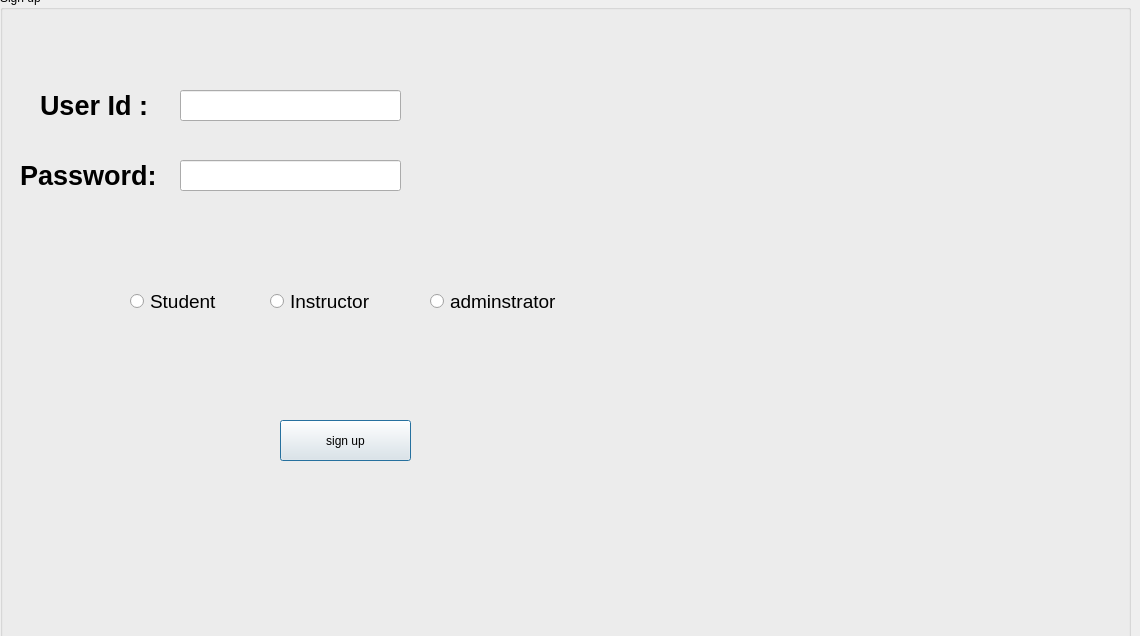
<?xml version="1.0" encoding="UTF-8"?>
<ui version="4.0">
 <class>Signup2</class>
 <widget class="QDialog" name="Signup2">
  <property name="geometry">
   <rect>
    <x>0</x>
    <y>0</y>
    <width>1140</width>
    <height>636</height>
   </rect>
  </property>
  <property name="windowTitle">
   <string>Dialog</string>
  </property>
  <widget class="QGroupBox" name="groupBox">
   <property name="geometry">
    <rect>
     <x>0</x>
     <y>-10</y>
     <width>1131</width>
     <height>701</height>
    </rect>
   </property>
   <property name="autoFillBackground">
    <bool>false</bool>
   </property>
   <property name="title">
    <string>Sign up</string>
   </property>
   <widget class="QPushButton" name="signUp_4">
    <property name="geometry">
     <rect>
      <x>280</x>
      <y>430</y>
      <width>131</width>
      <height>41</height>
     </rect>
    </property>
    <property name="text">
     <string>sign up</string>
    </property>
   </widget>
   <widget class="QLabel" name="label_11">
    <property name="geometry">
     <rect>
      <x>20</x>
      <y>160</y>
      <width>161</width>
      <height>51</height>
     </rect>
    </property>
    <property name="font">
     <font>
      <pointsize>20</pointsize>
      <bold>true</bold>
     </font>
    </property>
    <property name="text">
     <string>Password:  </string>
    </property>
   </widget>
   <widget class="QRadioButton" name="student_4">
    <property name="geometry">
     <rect>
      <x>130</x>
      <y>300</y>
      <width>101</width>
      <height>22</height>
     </rect>
    </property>
    <property name="font">
     <font>
      <pointsize>14</pointsize>
     </font>
    </property>
    <property name="text">
     <string>Student</string>
    </property>
   </widget>
   <widget class="QRadioButton" name="instractur_4">
    <property name="geometry">
     <rect>
      <x>270</x>
      <y>300</y>
      <width>131</width>
      <height>22</height>
     </rect>
    </property>
    <property name="font">
     <font>
      <pointsize>14</pointsize>
     </font>
    </property>
    <property name="text">
     <string>Instructor</string>
    </property>
   </widget>
   <widget class="QRadioButton" name="admin_4">
    <property name="geometry">
     <rect>
      <x>430</x>
      <y>300</y>
      <width>161</width>
      <height>22</height>
     </rect>
    </property>
    <property name="font">
     <font>
      <pointsize>14</pointsize>
     </font>
    </property>
    <property name="text">
     <string>adminstrator</string>
    </property>
   </widget>
   <widget class="QLabel" name="label_12">
    <property name="geometry">
     <rect>
      <x>40</x>
      <y>90</y>
      <width>141</width>
      <height>51</height>
     </rect>
    </property>
    <property name="font">
     <font>
      <pointsize>20</pointsize>
      <bold>true</bold>
     </font>
    </property>
    <property name="text">
     <string>User Id : </string>
    </property>
   </widget>
   <widget class="QLineEdit" name="userId_4">
    <property name="geometry">
     <rect>
      <x>180</x>
      <y>100</y>
      <width>221</width>
      <height>31</height>
     </rect>
    </property>
    <property name="text">
     <string/>
    </property>
   </widget>
   <widget class="QLineEdit" name="password_4">
    <property name="geometry">
     <rect>
      <x>180</x>
      <y>170</y>
      <width>221</width>
      <height>31</height>
     </rect>
    </property>
    <property name="echoMode">
     <enum>QLineEdit::Password</enum>
    </property>
   </widget>
   <widget class="QLabel" name="label">
    <property name="geometry">
     <rect>
      <x>860</x>
      <y>20</y>
      <width>281</width>
      <height>661</height>
     </rect>
    </property>
    <property name="text">
     <string/>
    </property>
    <property name="pixmap">
     <pixmap>C:/Users/Yassin/Pictures/Screenshot 2024-05-25 185259.png</pixmap>
    </property>
   </widget>
   <widget class="QLabel" name="label_2">
    <property name="geometry">
     <rect>
      <x>130</x>
      <y>330</y>
      <width>101</width>
      <height>71</height>
     </rect>
    </property>
    <property name="text">
     <string/>
    </property>
    <property name="pixmap">
     <pixmap>C:/Users/Yassin/Pictures/Screenshots/Screenshot 2024-05-25 192306.png</pixmap>
    </property>
   </widget>
   <widget class="QLabel" name="label_3">
    <property name="geometry">
     <rect>
      <x>290</x>
      <y>330</y>
      <width>101</width>
      <height>71</height>
     </rect>
    </property>
    <property name="text">
     <string/>
    </property>
    <property name="pixmap">
     <pixmap>C:/Users/Yassin/Pictures/Screenshots/Screenshot 2024-05-25 192513.png</pixmap>
    </property>
   </widget>
   <widget class="QLabel" name="label_4">
    <property name="geometry">
     <rect>
      <x>470</x>
      <y>330</y>
      <width>91</width>
      <height>71</height>
     </rect>
    </property>
    <property name="text">
     <string/>
    </property>
    <property name="pixmap">
     <pixmap>C:/Users/Yassin/Pictures/Screenshots/Screenshot 2024-05-25 192930.png</pixmap>
    </property>
   </widget>
  </widget>
 </widget>
 <resources/>
 <connections/>
</ui>
